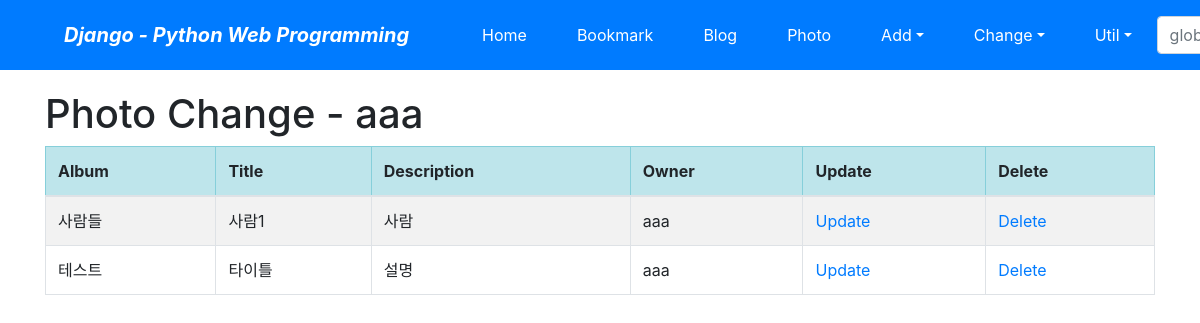
Page /photo/photo/change/ (signed in) on the committed database.
### photo/models.py (models this page shows, shortened)
class Photo(models.Model):
  album = models.ForeignKey(Album, on_delete=models.CASCADE)
  title = models.CharField("TITLE", max_length=30)
  description = models.TextField("Photo Description", blank=True)
  image = ThumbnailImageField(upload_to = 'photo/%Y/%m')
  upload_dt = models.DateField('Upload Date', auto_now_add=True)
  owner = models.ForeignKey('auth.User', on_delete=models.CASCADE, verbose_name="OWNER", blank=True, null=True)
  class Meta:
    ordering = ('title',)

class Album(models.Model):
  name = models.CharField('NAME', max_length=30)
  description = models.CharField('One Line Description', max_length=100, blank=True)
  owner = models.ForeignKey('auth.User', on_delete=models.CASCADE, verbose_name="OWNER", blank=True, null=True)
  class Meta:
    ordering = ('name',)
  def __str__(self):
    return self.name

### photo/views.py (the view)
# urls.py: path('photo/change/', views.PhotoChangeLV.as_view(), name='photo_change'),
class PhotoChangeLV(LoginRequiredMixin, ListView):
    model = Photo
    template_name = 'photo/photo_change_list.html'
    def get_queryset(self):
        return Photo.objects.filter(owner=self.request.user)

### templates/photo/photo_change_list.html (shortened to what this page needs)
{% extends "base.html" %}
{% block content %}
    <h1>Photo Change - {{user}}</h1>
    <table class="table table-striped table-bordered table-condensed">
        <thead>
        <tr class="table-info">
            <th>Album</th>
            <th>Title</th>
            <th>Description</th>
            <th>Owner</th>
            <th>Update</th>
            <th>Delete</th>
        </tr>
        </thead>
        <tbody>
        {% for item in object_list %}
        <tr>
            <td>{{ item.album }}</td>
            <td>{{ item.title }}</td>
            <td>{{ item.description }}</td>
            <td>{{ item.owner }}</td>
            <td><a href="{% url 'photo:photo_update' item.id %}">Update</a></td>
            <td><a href="{% url 'photo:photo_delete' item.id %}">Delete</a></td>
        </tr>
        {% endfor %}
        </tbody>
    </table>
{% endblock %}

### rows in the picture
Photo: album "사람들", title "사람1", description "사람", owner "aaa"
Photo: album "테스트", title "타이틀", description "설명", owner "aaa"

### other values in the picture
{{ user }} "aaa"
